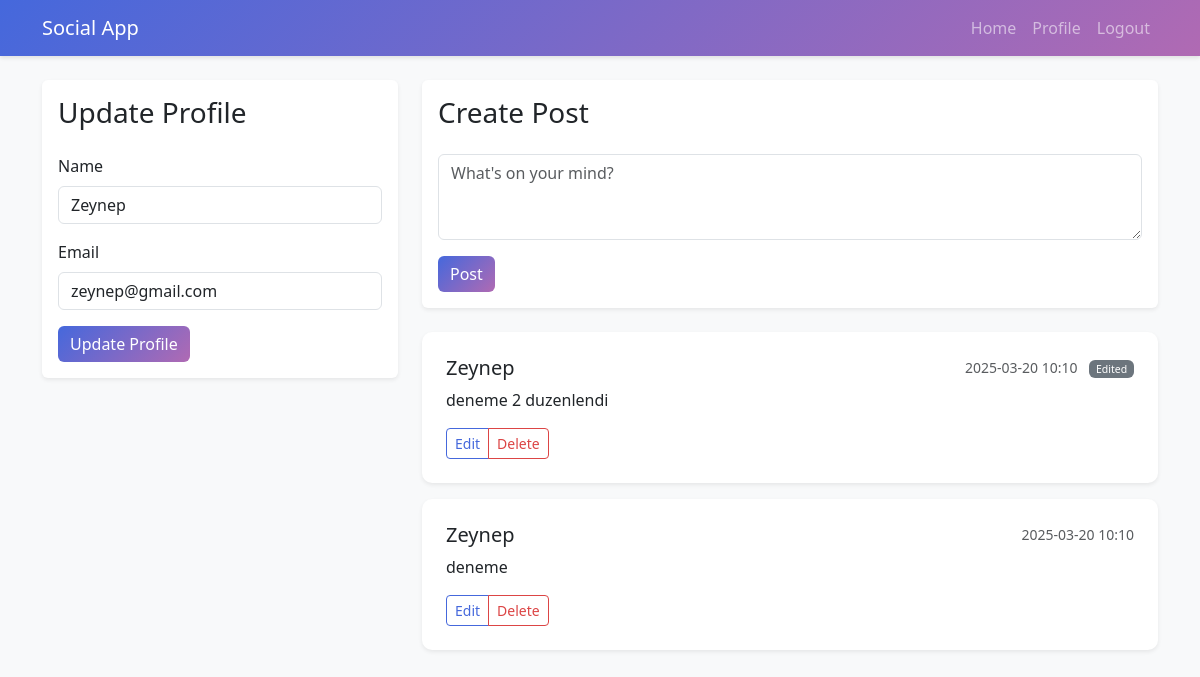
The app's page /profile (signed in), older data.
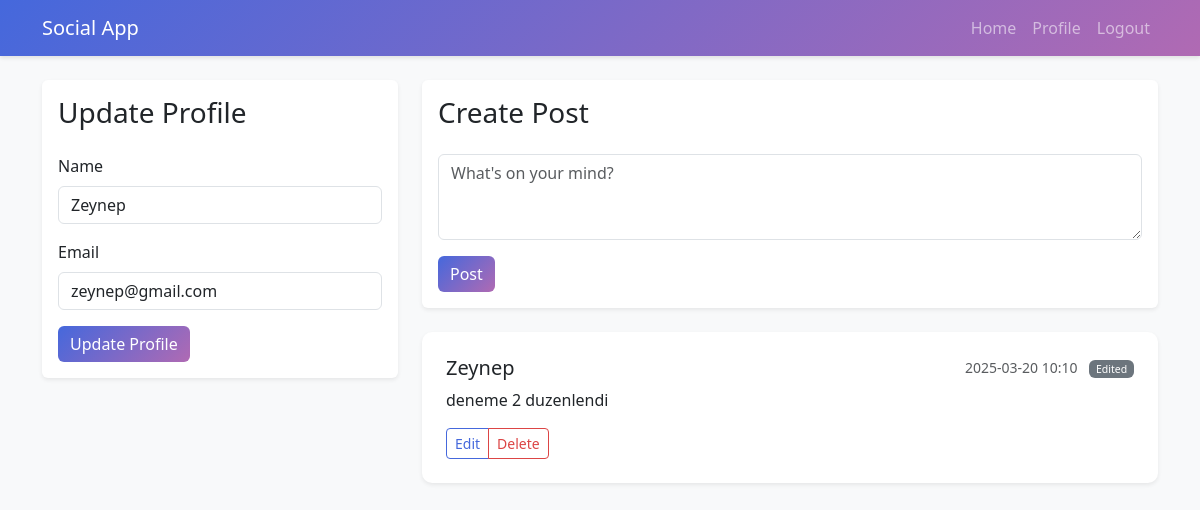
The same page, newer data.
### models.py (models this page shows, shortened)
class Post(db.Model):
    id = db.Column(db.Integer, primary_key=True)
    content = db.Column(db.Text, nullable=False)
    created_at = db.Column(db.DateTime, nullable=False, default=datetime.utcnow)
    edited = db.Column(db.Boolean, default=False)
    user_id = db.Column(db.Integer, db.ForeignKey('user.id', ondelete='CASCADE'), nullable=False)
    likes = db.relationship('Like', backref='post', lazy=True, cascade='all, delete-orphan')
    comments = db.relationship('Comment', backref='post', lazy=True, cascade='all, delete-orphan',
                             order_by='Comment.created_at.asc()')

class User(UserMixin, db.Model):
    id = db.Column(db.Integer, primary_key=True)
    name = db.Column(db.String(100), nullable=False)
    email = db.Column(db.String(120), unique=True, nullable=False)
    password_hash = db.Column(db.String(200), nullable=False)
    posts = db.relationship('Post', backref='author', lazy=True, cascade='all, delete-orphan')
    likes = db.relationship('Like', backref='user', lazy=True, cascade='all, delete-orphan')
    comments = db.relationship('Comment', backref='author', lazy=True, cascade='all, delete-orphan')

### app.py (the view, shortened to what this page needs)
@app.route('/profile', methods=['GET', 'POST'])
@login_required
def profile():
    update_form = UpdateProfileForm(obj=current_user)
    post_form = PostForm()
    posts = Post.query.filter_by(author=current_user).order_by(Post.created_at.desc()).all()
    return render_template('profile.html', update_form=update_form, post_form=post_form, posts=posts)

### forms.py
class UpdateProfileForm(FlaskForm):
    name = StringField('Name', validators=[DataRequired(), Length(min=2, max=100)])
    email = StringField('Email', validators=[DataRequired(), Email()])
    submit = SubmitField('Update Profile')

class PostForm(FlaskForm):
    content = TextAreaField('Content', validators=[DataRequired()])
    submit = SubmitField('Post')

### app.py (called while the page is built)
@login_manager.user_loader
def load_user(user_id):
    return User.query.get(int(user_id))

### templates/profile.html (shortened to what this page needs)
{% extends "base.html" %}
{% block content %}
<div class="row">
    <div class="col-md-4 mb-4">
        <div class="card shadow-sm">
            <div class="card-body">
                <h3 class="card-title mb-4">Update Profile</h3>
                <form method="POST">
                    <div class="mb-3">
                        {{ update_form.name.label(class="form-label") }}
                        {{ update_form.name(class="form-control") }}
                    </div>
                    <div class="mb-3">
                        {{ update_form.email.label(class="form-label") }}
                        {{ update_form.email(class="form-control") }}
                    </div>
                    {{ update_form.submit(class="btn btn-primary") }}
                </form>
            </div>
        </div>
    </div>
    <div class="col-md-8">
        <div class="card shadow-sm mb-4">
            <div class="card-body">
                <h3 class="card-title mb-4">Create Post</h3>
                <form method="POST">
                    <div class="mb-3">
                        {{ post_form.content(class="form-control", rows="3", placeholder="What's on your mind?") }}
                    </div>
                    {{ post_form.submit(class="btn btn-primary") }}
                </form>
            </div>
        </div>
        <div class="posts">
            {% for post in posts %}
            <div class="card shadow-sm mb-3">
                <div class="card-body">
                    <div class="d-flex justify-content-between align-items-center mb-2">
                        <h5 class="card-title mb-0">{{ post.author.name }}</h5>
                        <small class="text-muted">
                            {{ post.created_at.strftime('%Y-%m-%d %H:%M') }}
                            {% if post.edited %}
                            <span class="badge bg-secondary ms-2">Edited</span>
                            {% endif %}
                        </small>
                    </div>
                    <p class="card-text">{{ post.content }}</p>
                    {% if post.author == current_user %}
                    <div class="btn-group">
                        <a href="{{ url_for('edit_post', post_id=post.id) }}" class="btn btn-sm btn-outline-primary">Edit</a>
                        <a href="{{ url_for('delete_post', post_id=post.id) }}" class="btn btn-sm btn-outline-danger" onclick="return confirm('Are you sure you want to delete this post?')">Delete</a>
                    </div>
                    {% endif %}
                </div>
            </div>
            {% endfor %}
        </div>
    </div>
</div>
{% endblock %}

Row changes from the older to the newer data that the page shows:
removed Post: author.name "Zeynep", created_at "2025-03-20 10:10", content "deneme"
